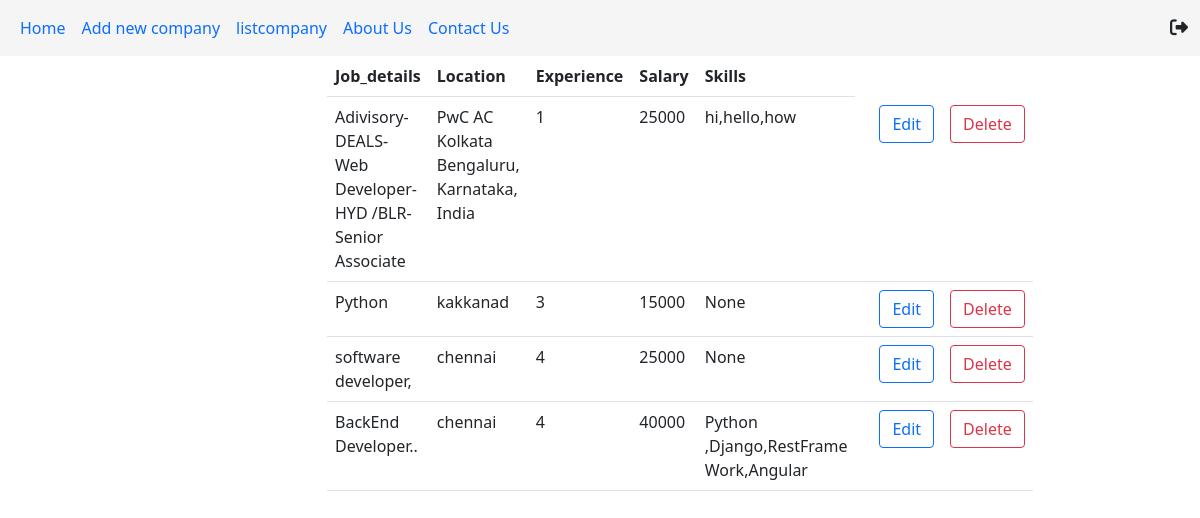
Page /listjobs on the committed database.
### candidate/models.py (models this page shows)
class jobs(models.Model):
    Company_name = models.ForeignKey(company_Profile, on_delete=models.CASCADE, null=True)
    Job_details = models.CharField(max_length=200)
    Location = models.CharField(max_length=200)
    Experience = models.PositiveIntegerField(default=1)
    Salary = models.PositiveIntegerField(default=15000)
    Skills = models.CharField(max_length=200, null=True)

### employer/views.py (the view)
# urls.py: path("listjobs", views.listjob.as_view(), name="listjobs"),
class listjob(ListView):
    model = jobs
    template_name = "listjobs.html"
    context_object_name = "lstjb"

### employer/templates/listjobs.html
{%extends 'base.html'%}
{%block body_block%}
<div class="row">
    <div class="col-3"></div>
    <div class="col-3">
        <table class="table">
            <tr>
                <th>Job_details</th>
                <th>Location</th>
                <th>Experience</th>
                <th>Salary</th>
                <th>Skills</th>
            </tr>
            <tr>
                {%for lstjb in lstjb %}
            <tr>
                <td>{{lstjb.Job_details}}</td>
                <td>{{lstjb.Location}}</td>
                <td>{{lstjb.Experience}}</td>
                <td>{{lstjb.Salary}}</td>
                <td>{{lstjb.Skills}}</td>
                <td><a href="">{{lstcmp.Websites}}</a></td>
                <td><a href="{% url 'editjobs' lstjb.id %}" class="btn btn-outline-primary">Edit</a></td>
                <td><a href="{% url 'deletejobs' lstjb.id %}" class="btn btn-outline-danger">Delete</a></td>
            </tr>
            {%endfor%}
            </tr>
        </table>
    </div>
    <div class="col-1"></div>
</div>
{%endblock%}

### employer/templates/base.html (shortened to what this page needs)
<!DOCTYPE html>
{%load static %}
<html lang="en">
<head>
    <link rel="stylesheet" href="{%static 'css/style.css'%}">
    <link href="https://cdn.jsdelivr.net/npm/bootstrap@5.1.3/dist/css/bootstrap.min.css" rel="stylesheet"
>
</head>
<body>
<nav class="navbar navbar-expand sticky-top " style="background-color:#F5F5F5;">
    <div class="container-fluid ">
        <ul class="navbar-nav ">
            <li class="nav-item">
                <a class="nav-link active" href="{% url 'Emphome' %}">Home</a>
            </li>
            <li class="nav-item">
                <a class="nav-link" href="{% url 'addcompany' %}">Add new company</a>
            </li>
            <li class="nav-item">
                <a class="nav-link" href="{% url 'listcompany' %}">listcompany</a>
            </li>
            <li class="nav-item">
                <a class="nav-link " href="#">About Us</a>
            </li>
            <li class="nav-item">
                <a class="nav-link " href="#">Contact Us</a>
            </li>
        </ul>
        <a href="{% url 'logout'%}"><i class="fas fa-sign-out-alt text-dark "style="font-size:18px;"></i></a>
    </div>
</nav>
<div class="container">
    {%block body_block%}
    {%endblock%}
</div>
</body>
</html>

### rows in the picture
jobs: Job_details "Adivisory-DEALS-Web Developer-HYD /BLR-Senior Associate", Location "PwC AC Kolkata Bengaluru, Karnataka, India", Experience "1", Salary "25000", Skills "hi,hello,how"
jobs: Job_details "Python", Location "kakkanad", Experience "3", Salary "15000", Skills "None"
jobs: Job_details "software developer,", Location "chennai", Experience "4", Salary "25000", Skills "None"
jobs: Job_details "BackEnd Developer..", Location "chennai", Experience "4", Salary "40000", Skills "Python ,Django,RestFrame Work,Angular"
